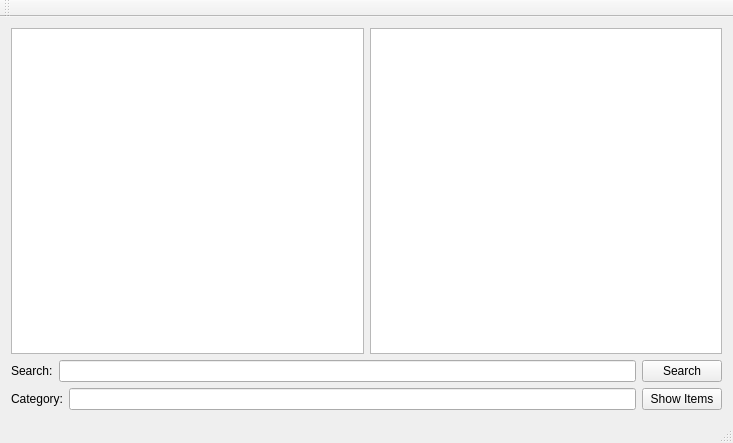
<?xml version="1.0" encoding="UTF-8"?>
<ui version="4.0">
 <class>test3Class</class>
 <widget class="QMainWindow" name="test3Class">
  <property name="geometry">
   <rect>
    <x>0</x>
    <y>0</y>
    <width>733</width>
    <height>443</height>
   </rect>
  </property>
  <property name="windowTitle">
   <string>test3</string>
  </property>
  <widget class="QWidget" name="centralWidget">
   <layout class="QVBoxLayout" name="verticalLayout_2">
    <item>
     <layout class="QHBoxLayout" name="horizontalLayout_2">
      <item>
       <widget class="QListWidget" name="itemsListWidget"/>
      </item>
      <item>
       <widget class="QListWidget" name="filteredListWidget"/>
      </item>
     </layout>
    </item>
    <item>
     <layout class="QVBoxLayout" name="verticalLayout">
      <item>
       <layout class="QHBoxLayout" name="horizontalLayout_3">
        <item>
         <widget class="QLabel" name="nameLabel">
          <property name="text">
           <string>Search:</string>
          </property>
         </widget>
        </item>
        <item>
         <widget class="QLineEdit" name="nameLineEdit"/>
        </item>
        <item>
         <widget class="QPushButton" name="searchPushButton">
          <property name="text">
           <string>Search</string>
          </property>
         </widget>
        </item>
       </layout>
      </item>
      <item>
       <layout class="QHBoxLayout" name="horizontalLayout">
        <item>
         <widget class="QLabel" name="categoryLabel">
          <property name="text">
           <string>Category:</string>
          </property>
         </widget>
        </item>
        <item>
         <widget class="QLineEdit" name="categoryLineEdit"/>
        </item>
        <item>
         <widget class="QPushButton" name="filterPushButton">
          <property name="text">
           <string>Show Items</string>
          </property>
         </widget>
        </item>
       </layout>
      </item>
     </layout>
    </item>
   </layout>
  </widget>
  <widget class="QMenuBar" name="menuBar">
   <property name="geometry">
    <rect>
     <x>0</x>
     <y>0</y>
     <width>733</width>
     <height>22</height>
    </rect>
   </property>
  </widget>
  <widget class="QToolBar" name="mainToolBar">
   <attribute name="toolBarArea">
    <enum>TopToolBarArea</enum>
   </attribute>
   <attribute name="toolBarBreak">
    <bool>false</bool>
   </attribute>
  </widget>
  <widget class="QStatusBar" name="statusBar"/>
 </widget>
 <layoutdefault spacing="6" margin="11"/>
 <resources>
  <include location="test3.qrc"/>
 </resources>
 <connections>
  <connection>
   <sender>searchPushButton</sender>
   <signal>clicked()</signal>
   <receiver>test3Class</receiver>
   <slot>searchItem()</slot>
   <hints>
    <hint type="sourcelabel">
     <x>142</x>
     <y>329</y>
    </hint>
    <hint type="destinationlabel">
     <x>173</x>
     <y>316</y>
    </hint>
   </hints>
  </connection>
  <connection>
   <sender>filterPushButton</sender>
   <signal>clicked()</signal>
   <receiver>test3Class</receiver>
   <slot>filterItems()</slot>
   <hints>
    <hint type="sourcelabel">
     <x>376</x>
     <y>327</y>
    </hint>
    <hint type="destinationlabel">
     <x>327</x>
     <y>348</y>
    </hint>
   </hints>
  </connection>
 </connections>
 <slots>
  <slot>searchItem()</slot>
  <slot>filterItems()</slot>
 </slots>
</ui>
